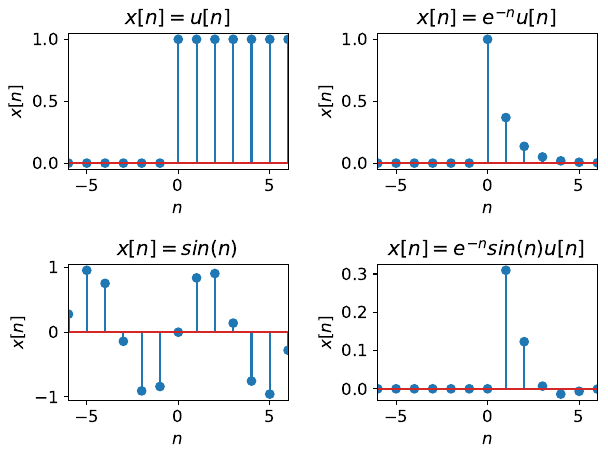

This figure's Python source:
import matplotlib
import matplotlib.pyplot as plt
import numpy as np

matplotlib.rcParams.update({'font.size': 12})

n = np.linspace(-6, 6, 13);
u = (n >= 0)
e = np.exp(-n)*u
s = np.sin(n)
es = e*s

f = plt.figure()

plt.subplot(2, 2, 1)
plt.stem(n, u)
plt.xlabel('$n$')
plt.ylabel('$x[n]$')
plt.title('$x[n] = u[n]$')
plt.autoscale(enable=True, axis='x', tight=True)

plt.subplot(2, 2, 2)
plt.stem(n,e)
plt.xlabel('$n$')
plt.ylabel('$x[n]$')
plt.title('$x[n] = e^{-n}u[n]$')
plt.autoscale(enable=True, axis='x', tight=True)

plt.subplot(2, 2, 3)
plt.stem(n,s)
plt.xlabel('$n$')
plt.ylabel('$x[n]$')
plt.title('$x[n] = sin(n)$')
plt.autoscale(enable=True, axis='x', tight=True)

plt.subplot(2, 2, 4)
plt.stem(n,es)
plt.xlabel('$n$')
plt.ylabel('$x[n]$')
plt.title('$x[n] = e^{-n}sin(n)u[n]$')
plt.autoscale(enable=True, axis='x', tight=True)

plt.tight_layout()

#plt.show()

f.savefig("dtsignals.pdf", bbox_inches='tight')
